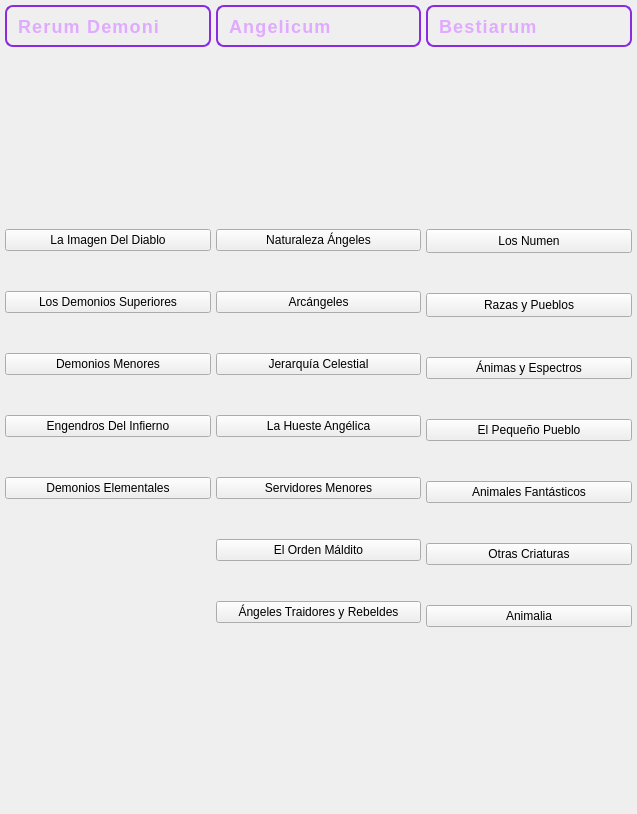
                      <widget class="QWidget" name="widget_8" native="true">
                       <property name="enabled">
                        <bool>true</bool>
                       </property>
                       <property name="minimumSize">
                        <size>
                         <width>637</width>
                         <height>669</height>
                        </size>
                       </property>
                       <layout class="QGridLayout" name="gridLayout_10">
                        <property name="leftMargin">
                         <number>5</number>
                        </property>
                        <property name="topMargin">
                         <number>5</number>
                        </property>
                        <property name="rightMargin">
                         <number>5</number>
                        </property>
                        <property name="bottomMargin">
                         <number>5</number>
                        </property>
                        <property name="horizontalSpacing">
                         <number>5</number>
                        </property>
                        <property name="verticalSpacing">
                         <number>0</number>
                        </property>
                        <item row="1" column="0">
                         <spacer name="verticalSpacer_45">
                          <property name="orientation">
                           <enum>Qt::Vertical</enum>
                          </property>
                          <property name="sizeHint" stdset="0">
                           <size>
                            <width>17</width>
                            <height>17</height>
                           </size>
                          </property>
                         </spacer>
                        </item>
                        <item row="2" column="0" colspan="3">
                         <layout class="QHBoxLayout" name="horizontalLayout_5">
                          <property name="spacing">
                           <number>5</number>
                          </property>
                          <item>
                           <layout class="QVBoxLayout" name="Columna1_3" stretch="0,0,0,0,0,0,0,0,0,0,0">
                            <property name="spacing">
                             <number>0</number>
                            </property>
                            <item>
                             <spacer name="verticalSpacer_58">
                              <property name="orientation">
                               <enum>Qt::Vertical</enum>
                              </property>
                              <property name="sizeType">
                               <enum>QSizePolicy::Fixed</enum>
                              </property>
                              <property name="sizeHint" stdset="0">
                               <size>
                                <width>20</width>
                                <height>40</height>
                               </size>
                              </property>
                             </spacer>
                            </item>
                            <item>
                             <widget class="QPushButton" name="Manual_LaImagenDelDiabloButton">
                              <property name="text">
                               <string>La Imagen Del Diablo</string>
                              </property>
                             </widget>
                            </item>
                            <item>
                             <spacer name="verticalSpacer_53">
                              <property name="orientation">
                               <enum>Qt::Vertical</enum>
                              </property>
                              <property name="sizeType">
                               <enum>QSizePolicy::Fixed</enum>
                              </property>
                              <property name="sizeHint" stdset="0">
                               <size>
                                <width>20</width>
                                <height>40</height>
                               </size>
                              </property>
                             </spacer>
                            </item>
                            <item>
                             <widget class="QPushButton" name="Manual_LosDemoniosSuperioresButton">
                              <property name="text">
                               <string>Los Demonios Superiores</string>
                              </property>
                              <property name="checkable">
                               <bool>false</bool>
                              </property>
                              <property name="autoExclusive">
                               <bool>false</bool>
                              </property>
                             </widget>
                            </item>
                            <item>
                             <spacer name="verticalSpacer_59">
                              <property name="orientation">
                               <enum>Qt::Vertical</enum>
                              </property>
                              <property name="sizeType">
                               <enum>QSizePolicy::Fixed</enum>
                              </property>
                              <property name="sizeHint" stdset="0">
                               <size>
                                <width>20</width>
                                <height>40</height>
                               </size>
                              </property>
                             </spacer>
                            </item>
                            <item>
                             <widget class="QPushButton" name="Manual_DemoniosMenoresButton">
                              <property name="text">
                               <string>Demonios Menores</string>
                              </property>
                             </widget>
                            </item>
                            <item>
                             <spacer name="verticalSpacer_60">
                              <property name="orientation">
                               <enum>Qt::Vertical</enum>
                              </property>
                              <property name="sizeType">
                               <enum>QSizePolicy::Fixed</enum>
                              </property>
                              <property name="sizeHint" stdset="0">
                               <size>
                                <width>20</width>
                                <height>40</height>
                               </size>
                              </property>
                             </spacer>
                            </item>
                            <item>
                             <widget class="QPushButton" name="Manual_EngendrosDelInfiernoButton">
                              <property name="text">
                               <string>Engendros Del Infierno</string>
                              </property>
                             </widget>
                            </item>
                            <item>
                             <spacer name="verticalSpacer_61">
                              <property name="orientation">
                               <enum>Qt::Vertical</enum>
                              </property>
                              <property name="sizeType">
                               <enum>QSizePolicy::Fixed</enum>
                              </property>
                              <property name="sizeHint" stdset="0">
                               <size>
                                <width>20</width>
                                <height>40</height>
                               </size>
                              </property>
                             </spacer>
                            </item>
                            <item>
                             <widget class="QPushButton" name="Manual_DemoniosElementales">
                              <property name="text">
                               <string>Demonios Elementales</string>
                              </property>
                             </widget>
                            </item>
                            <item>
                             <spacer name="verticalSpacer_62">
                              <property name="orientation">
                               <enum>Qt::Vertical</enum>
                              </property>
                              <property name="sizeHint" stdset="0">
                               <size>
                                <width>20</width>
                                <height>40</height>
                               </size>
                              </property>
                             </spacer>
                            </item>
                           </layout>
                          </item>
                          <item>
                           <layout class="QVBoxLayout" name="Columna2_3">
                            <property name="spacing">
                             <number>0</number>
                            </property>
                            <property name="sizeConstraint">
                             <enum>QLayout::SetDefaultConstraint</enum>
                            </property>
                            <item>
                             <spacer name="verticalSpacer_67">
                              <property name="orientation">
                               <enum>Qt::Vertical</enum>
                              </property>
                              <property name="sizeType">
                               <enum>QSizePolicy::Fixed</enum>
                              </property>
                              <property name="sizeHint" stdset="0">
                               <size>
                                <width>20</width>
                                <height>40</height>
                               </size>
                              </property>
                             </spacer>
                            </item>
                            <item>
                             <widget class="QPushButton" name="Manual_NaturalezaAngelesButton">
                              <property name="text">
                               <string>Naturaleza Ángeles</string>
                              </property>
                             </widget>
                            </item>
                            <item>
                             <spacer name="verticalSpacer_68">
                              <property name="orientation">
                               <enum>Qt::Vertical</enum>
                              </property>
                              <property name="sizeType">
                               <enum>QSizePolicy::Fixed</enum>
                              </property>
                              <property name="sizeHint" stdset="0">
                               <size>
                                <width>20</width>
                                <height>40</height>
                               </size>
                              </property>
                             </spacer>
                            </item>
                            <item>
                             <widget class="QPushButton" name="Manual_ArcangelesButton">
                              <property name="text">
                               <string>Arcángeles</string>
                              </property>
                             </widget>
                            </item>
                            <item>
                             <spacer name="verticalSpacer_69">
                              <property name="orientation">
                               <enum>Qt::Vertical</enum>
                              </property>
                              <property name="sizeType">
                               <enum>QSizePolicy::Fixed</enum>
                              </property>
                              <property name="sizeHint" stdset="0">
                               <size>
                                <width>20</width>
                                <height>40</height>
                               </size>
                              </property>
                             </spacer>
                            </item>
                            <item>
                             <widget class="QPushButton" name="Manual_JerarquiaCelestialButton">
                              <property name="text">
                               <string>Jerarquía Celestial</string>
                              </property>
                             </widget>
                            </item>
                            <item>
                             <spacer name="verticalSpacer_70">
                              <property name="orientation">
                               <enum>Qt::Vertical</enum>
                              </property>
                              <property name="sizeType">
                               <enum>QSizePolicy::Fixed</enum>
                              </property>
                              <property name="sizeHint" stdset="0">
                               <size>
                                <width>20</width>
                                <height>40</height>
                               </size>
                              </property>
                             </spacer>
                            </item>
                            <item>
                             <widget class="QPushButton" name="Manual_LaHuesteAngelicaButton">
                              <property name="text">
                               <string>La Hueste Angélica</string>
                              </property>
                             </widget>
                            </item>
                            <item>
                             <spacer name="verticalSpacer_71">
                              <property name="orientation">
                               <enum>Qt::Vertical</enum>
                              </property>
                              <property name="sizeType">
                               <enum>QSizePolicy::Fixed</enum>
                              </property>
                              <property name="sizeHint" stdset="0">
                               <size>
                                <width>20</width>
                                <height>40</height>
                               </size>
                              </property>
                             </spacer>
                            </item>
                            <item>
                             <widget class="QPushButton" name="Manual_ServidoresMenoresButton">
                              <property name="text">
                               <string>Servidores Menores</string>
                              </property>
                             </widget>
                            </item>
                            <item>
                             <spacer name="verticalSpacer_72">
                              <property name="orientation">
                               <enum>Qt::Vertical</enum>
                              </property>
                              <property name="sizeType">
                               <enum>QSizePolicy::Fixed</enum>
                              </property>
                              <property name="sizeHint" stdset="0">
                               <size>
                                <width>20</width>
                                <height>40</height>
                               </size>
                              </property>
                             </spacer>
                            </item>
                            <item>
                             <widget class="QPushButton" name="Manual_OrdenMalditoDescendenciaButton">
                              <property name="text">
                               <string>El Orden Máldito</string>
                              </property>
                             </widget>
                            </item>
                            <item>
                             <spacer name="verticalSpacer_73">
                              <property name="orientation">
                               <enum>Qt::Vertical</enum>
                              </property>
                              <property name="sizeType">
                               <enum>QSizePolicy::Fixed</enum>
                              </property>
                              <property name="sizeHint" stdset="0">
                               <size>
                                <width>20</width>
                                <height>40</height>
                               </size>
                              </property>
                             </spacer>
                            </item>
                            <item>
                             <widget class="QPushButton" name="Manual_AngelesTraidoresRebeldesButton">
                              <property name="text">
                               <string>Ángeles Traidores y Rebeldes</string>
                              </property>
                             </widget>
                            </item>
                            <item>
                             <spacer name="verticalSpacer_74">
                              <property name="orientation">
                               <enum>Qt::Vertical</enum>
                              </property>
                              <property name="sizeType">
                               <enum>QSizePolicy::Fixed</enum>
                              </property>
                              <property name="sizeHint" stdset="0">
                               <size>
                                <width>20</width>
                                <height>40</height>
                               </size>
                              </property>
                             </spacer>
                            </item>
                           </layout>
                          </item>
                          <item>
                           <layout class="QVBoxLayout" name="Columna2_6">
                            <property name="spacing">
                             <number>0</number>
                            </property>
                            <property name="sizeConstraint">
                             <enum>QLayout::SetDefaultConstraint</enum>
                            </property>
                            <item>
                             <spacer name="verticalSpacer_93">
                              <property name="orientation">
                               <enum>Qt::Vertical</enum>
                              </property>
                              <property name="sizeType">
                               <enum>QSizePolicy::Fixed</enum>
                              </property>
                              <property name="sizeHint" stdset="0">
                               <size>
                                <width>20</width>
                                <height>40</height>
                               </size>
                              </property>
                             </spacer>
                            </item>
                            <item>
                             <widget class="QPushButton" name="Manual_LosNumenButton">
                              <property name="minimumSize">
                               <size>
                                <width>188</width>
                                <height>24</height>
                               </size>
                              </property>
                              <property name="text">
                               <string>Los Numen</string>
                              </property>
                             </widget>
                            </item>
                            <item>
                             <spacer name="verticalSpacer_94">
                              <property name="orientation">
                               <enum>Qt::Vertical</enum>
                              </property>
                              <property name="sizeType">
                               <enum>QSizePolicy::Fixed</enum>
                              </property>
                              <property name="sizeHint" stdset="0">
                               <size>
                                <width>20</width>
                                <height>40</height>
                               </size>
                              </property>
                             </spacer>
                            </item>
                            <item>
                             <widget class="QPushButton" name="Manual_RazasYPueblosButton">
                              <property name="minimumSize">
                               <size>
                                <width>188</width>
                                <height>24</height>
                               </size>
                              </property>
                              <property name="text">
                               <string>Razas y Pueblos</string>
                              </property>
                             </widget>
                            </item>
                            <item>
                             <spacer name="verticalSpacer_95">
                              <property name="orientation">
                               <enum>Qt::Vertical</enum>
                              </property>
                              <property name="sizeType">
                               <enum>QSizePolicy::Fixed</enum>
                              </property>
                              <property name="sizeHint" stdset="0">
                               <size>
                                <width>20</width>
                                <height>40</height>
                               </size>
                              </property>
                             </spacer>
                            </item>
                            <item>
                             <widget class="QPushButton" name="Manual_AnimasyEspectrosButton">
                              <property name="text">
                               <string>Ánimas y Espectros</string>
                              </property>
                             </widget>
                            </item>
                            <item>
                             <spacer name="verticalSpacer_96">
                              <property name="orientation">
                               <enum>Qt::Vertical</enum>
                              </property>
                              <property name="sizeType">
                               <enum>QSizePolicy::Fixed</enum>
                              </property>
                              <property name="sizeHint" stdset="0">
                               <size>
                                <width>20</width>
                                <height>40</height>
                               </size>
                              </property>
                             </spacer>
                            </item>
                            <item>
                             <widget class="QPushButton" name="Manual_elPequeoPuebloButton">
                              <property name="text">
                               <string>El Pequeño Pueblo</string>
                              </property>
                             </widget>
                            </item>
                            <item>
                             <spacer name="verticalSpacer_97">
                              <property name="orientation">
                               <enum>Qt::Vertical</enum>
                              </property>
                              <property name="sizeType">
                               <enum>QSizePolicy::Fixed</enum>
                              </property>
                              <property name="sizeHint" stdset="0">
                               <size>
                                <width>20</width>
                                <height>40</height>
                               </size>
                              </property>
                             </spacer>
                            </item>
                            <item>
                             <widget class="QPushButton" name="Manual_AnimalesFantasticosButton">
                              <property name="text">
                               <string>Animales Fantásticos</string>
                              </property>
                             </widget>
                            </item>
                            <item>
                             <spacer name="verticalSpacer_98">
                              <property name="orientation">
                               <enum>Qt::Vertical</enum>
                              </property>
                              <property name="sizeType">
                               <enum>QSizePolicy::Fixed</enum>
                              </property>
                              <property name="sizeHint" stdset="0">
                               <size>
                                <width>20</width>
                                <height>40</height>
                               </size>
                              </property>
                             </spacer>
                            </item>
                            <item>
                             <widget class="QPushButton" name="Manual_OtrasCriaturasButton">
                              <property name="text">
                               <string>Otras Criaturas</string>
                              </property>
                             </widget>
                            </item>
                            <item>
                             <spacer name="verticalSpacer_99">
                              <property name="orientation">
                               <enum>Qt::Vertical</enum>
                              </property>
                              <property name="sizeType">
                               <enum>QSizePolicy::Fixed</enum>
                              </property>
                              <property name="sizeHint" stdset="0">
                               <size>
                                <width>20</width>
                                <height>40</height>
                               </size>
                              </property>
                             </spacer>
                            </item>
                            <item>
                             <widget class="QPushButton" name="Manual_AnimaliaButton">
                              <property name="text">
                               <string>Animalia</string>
                              </property>
                             </widget>
                            </item>
                            <item>
                             <spacer name="verticalSpacer_100">
                              <property name="orientation">
                               <enum>Qt::Vertical</enum>
                              </property>
                              <property name="sizeType">
                               <enum>QSizePolicy::Fixed</enum>
                              </property>
                              <property name="sizeHint" stdset="0">
                               <size>
                                <width>20</width>
                                <height>40</height>
                               </size>
                              </property>
                             </spacer>
                            </item>
                           </layout>
                          </item>
                         </layout>
                        </item>
                        <item row="3" column="0">
                         <spacer name="verticalSpacer_57">
                          <property name="orientation">
                           <enum>Qt::Vertical</enum>
                          </property>
                          <property name="sizeHint" stdset="0">
                           <size>
                            <width>20</width>
                            <height>40</height>
                           </size>
                          </property>
                         </spacer>
                        </item>
                        <item row="0" column="2">
                         <widget class="QLabel" name="Bestiarium">
                          <property name="minimumSize">
                           <size>
                            <width>206</width>
                            <height>42</height>
                           </size>
                          </property>
                          <property name="styleSheet">
                           <string notr="true">QLabel {
    color: #e0aaff;  /* Color lavanda mágico */
    font-family: &quot;Georgia&quot;, serif;
    font-size: 18px;
    font-weight: bold;
    letter-spacing: 1.2px;
    background-color: transparent;
    border: 2px solid #8a2be2; /* Borde místico */
    border-radius: 8px;
    padding: 6px;
    text-align: center;
    qproperty-alignment: 'AlignCenter'; /* Alineación total */
}

/* Efecto de resplandor al pasar el cursor */
QLabel:hover {
    color: #ffd700;
    border-color: #ffcc00;
}

</string>
                          </property>
                          <property name="text">
                           <string>Bestiarum</string>
                          </property>
                         </widget>
                        </item>
                        <item row="0" column="1">
                         <widget class="QLabel" name="Angelicum">
                          <property name="minimumSize">
                           <size>
                            <width>172</width>
                            <height>42</height>
                           </size>
                          </property>
                          <property name="styleSheet">
                           <string notr="true">QLabel {
    color: #e0aaff;  /* Color lavanda mágico */
    font-family: &quot;Georgia&quot;, serif;
    font-size: 18px;
    font-weight: bold;
    letter-spacing: 1.2px;
    background-color: transparent;
    border: 2px solid #8a2be2; /* Borde místico */
    border-radius: 8px;
    padding: 6px;
    text-align: center;
    qproperty-alignment: 'AlignCenter'; /* Alineación total */
}

/* Efecto de resplandor al pasar el cursor */
QLabel:hover {
    color: #ffd700;
    border-color: #ffcc00;
}

</string>
                          </property>
                          <property name="text">
                           <string>Angelicum</string>
                          </property>
                         </widget>
                        </item>
                        <item row="0" column="0">
                         <widget class="QLabel" name="RerumDemoni">
                          <property name="minimumSize">
                           <size>
                            <width>172</width>
                            <height>42</height>
                           </size>
                          </property>
                          <property name="styleSheet">
                           <string notr="true">QLabel {
    color: #e0aaff;  /* Color lavanda mágico */
    font-family: &quot;Georgia&quot;, serif;
    font-size: 18px;
    font-weight: bold;
    letter-spacing: 1.2px;
    background-color: transparent;
    border: 2px solid #8a2be2; /* Borde místico */
    border-radius: 8px;
    padding: 6px;
    text-align: center;
    qproperty-alignment: 'AlignCenter'; /* Alineación total */
}

/* Efecto de resplandor al pasar el cursor */
QLabel:hover {
    color: #ffd700;
    border-color: #ffcc00;
}
</string>
                          </property>
                          <property name="text">
                           <string>Rerum Demoni</string>
                          </property>
                         </widget>
                        </item>
                        <item row="1" column="2">
                         <spacer name="verticalSpacer_75">
                          <property name="orientation">
                           <enum>Qt::Vertical</enum>
                          </property>
                          <property name="sizeHint" stdset="0">
                           <size>
                            <width>20</width>
                            <height>142</height>
                           </size>
                          </property>
                         </spacer>
                        </item>
                        <item row="1" column="1">
                         <spacer name="verticalSpacer_66">
                          <property name="orientation">
                           <enum>Qt::Vertical</enum>
                          </property>
                          <property name="sizeHint" stdset="0">
                           <size>
                            <width>17</width>
                            <height>17</height>
                           </size>
                          </property>
                         </spacer>
                        </item>
                        <item row="3" column="2">
                         <spacer name="verticalSpacer_85">
                          <property name="orientation">
                           <enum>Qt::Vertical</enum>
                          </property>
                          <property name="sizeHint" stdset="0">
                           <size>
                            <width>20</width>
                            <height>142</height>
                           </size>
                          </property>
                         </spacer>
                        </item>
                        <item row="3" column="1">
                         <spacer name="verticalSpacer_65">
                          <property name="orientation">
                           <enum>Qt::Vertical</enum>
                          </property>
                          <property name="sizeHint" stdset="0">
                           <size>
                            <width>20</width>
                            <height>40</height>
                           </size>
                          </property>
                         </spacer>
                        </item>
                       </layout>
                      </widget>
